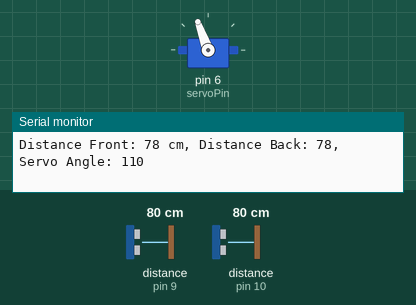
Simulated run of this sketch. Board: Arduino Uno, built with avr-gcc and run on an emulated ATmega328P. Shown: servo, the last lines printed to the serial monitor. Wiring (inferred from the names in the program): 2 × ultrasonic range finder: trigger pin 9, echo pin 9 / trigger pin 10, echo pin 10. The test bench sets the inputs (shaded band); at power-on: distance to the obstacle (sensors on pin 9, pin 10) 80 cm. The echo pulse lasts 58.3 µs per cm.

Above: at 1.2 s.
1.3 s: distance to the obstacle (sensor on pin 9) set to 148 cm
4.3 s: distance to the obstacle (sensor on pin 9) set to 156 cm
At 4.7 s:
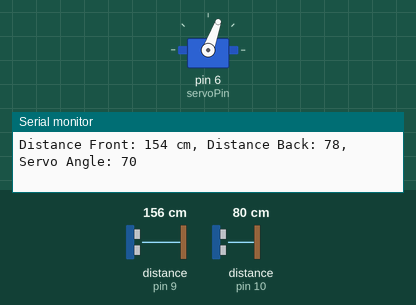
5.8 s: distance to the obstacle (sensor on pin 10) set to 148 cm
8.8 s: distance to the obstacle (sensor on pin 10) set to 155 cm
At 10.0 s:
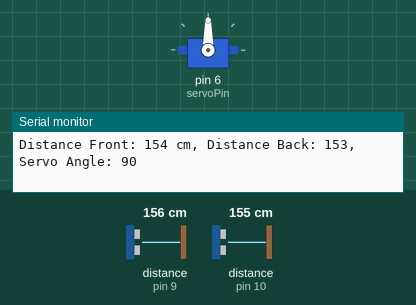
10.3 s: distance to the obstacle (sensor on pin 10) set to 2 cm
At 11.4 s:
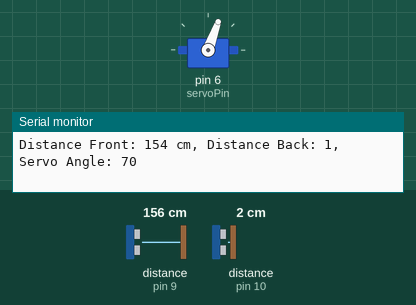
11.8 s: distance to the obstacle (sensor on pin 10) set to 250 cm
At 13.0 s:
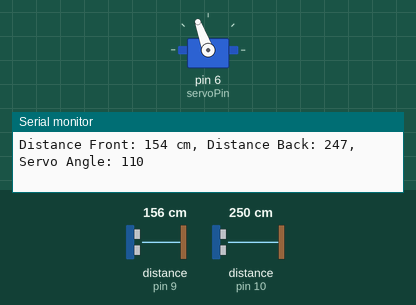
Timing chart, 0 to 14.4 s (numbered marks = the images above; inputs shaded):
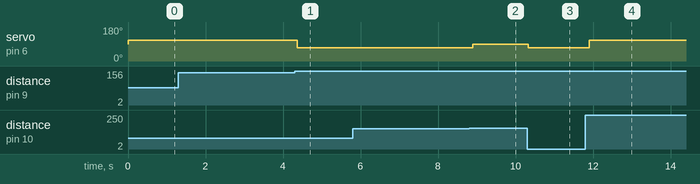

Measured:
- the behaviour switches between 151 and 152 cm on distance to the obstacle (sensor on pin 9) (found by bisection; images 0 and 1)
- the behaviour switches between 151 and 152 cm on distance to the obstacle (sensor on pin 10) (found by bisection; images 1 and 2)
- after the input at 4.3 s, servo on pin 6 (servoPin): 110° → 70° after 0.07 s
- after the input at 8.8 s, servo on pin 6 (servoPin): 70° → 90° after 0.09 s
- after the input at 10.3 s, servo on pin 6 (servoPin): 90° → 70° at once
- after the input at 11.8 s, servo on pin 6 (servoPin): 70° → 110° after 0.11 s

The sketch:

wallfolower.ino
```cpp
#include <Servo.h>

// Pin untuk sensor ultrasonik
const int pingPinFront = 9; // Pin untuk sensor depan
const int pingPinBack = 10;  // Pin untuk sensor belakang

// Pin untuk servo
const int servoPin = 6;

// Objek servo
Servo myServo;

// Fungsi untuk mengukur jarak menggunakan sensor Ping
long measureDistance(int pingPin) {
  pinMode(pingPin, OUTPUT);
  digitalWrite(pingPin, LOW);
  delayMicroseconds(2);
  digitalWrite(pingPin, HIGH);
  delayMicroseconds(10);
  digitalWrite(pingPin, LOW);

  pinMode(pingPin, INPUT);
  long duration = pulseIn(pingPin, HIGH);
  long distance = (duration * 0.034) / 2; // Menghitung jarak dalam cm
  return distance;
}

// Fungsi fuzzy logic untuk menentukan sudut servo
int fuzzyLogic(long distanceFront, long distanceBack) {
  int angle = 90; // Sudut default

    // Aturan fuzzy
  if (distanceFront < 150) { // Jika terlalu dekat dengan dinding di depan
    angle = 110; // Belok kanan
  } else if (distanceBack < 150) { // Jika terlalu dekat dengan dinding di belakang
    angle = 70; // Belok kiri
  } else if (distanceFront > 200) { // Jika terlalu jauh dengan dinding di depan
  	angle = 70; // Belok kiri
  } else if (distanceBack > 200) { // Jika terlalu jauh dengan dinding di belakang
  	angle = 110; // Belok kanan
  } else {
    angle = 90; // Lurus
  }

  return angle;
}

void setup() {
  Serial.begin(9600);
  myServo.attach(servoPin);
}

void loop() {
  long distanceFront = measureDistance(pingPinFront);
  long distanceBack = measureDistance(pingPinBack);

  Serial.print("Distance Front: ");
  Serial.print(distanceFront);
  Serial.print(" cm, Distance Back: ");
  Serial.print(distanceBack);

  int angle = fuzzyLogic(distanceFront, distanceBack);
  myServo.write(angle); // Mengatur sudut servo

  Serial.print(", Servo Angle: ");
  Serial.println(angle); // Tampilkan sudut servo di Serial Monitor

  delay(100); // Delay untuk stabilitas
}
```
